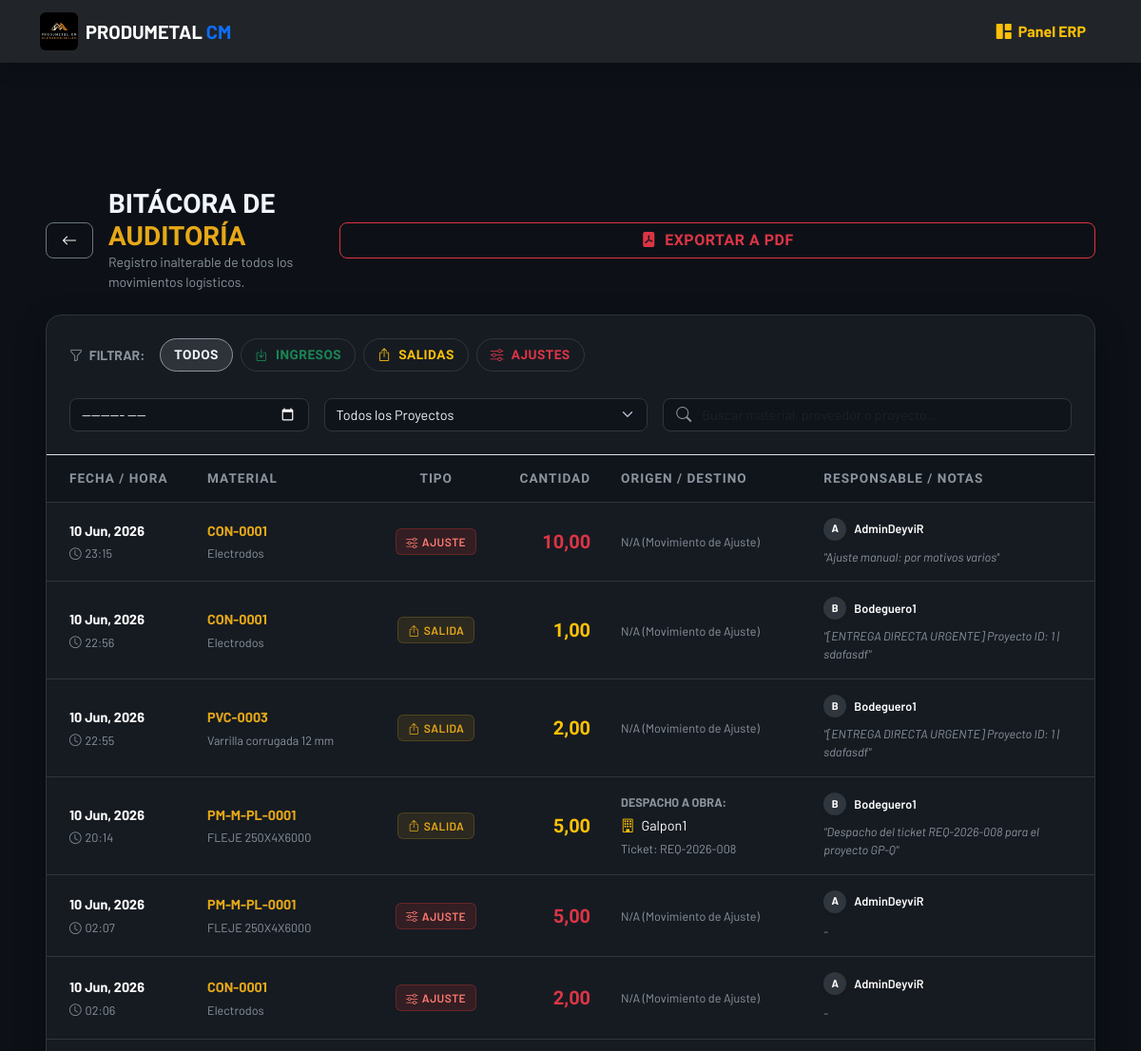
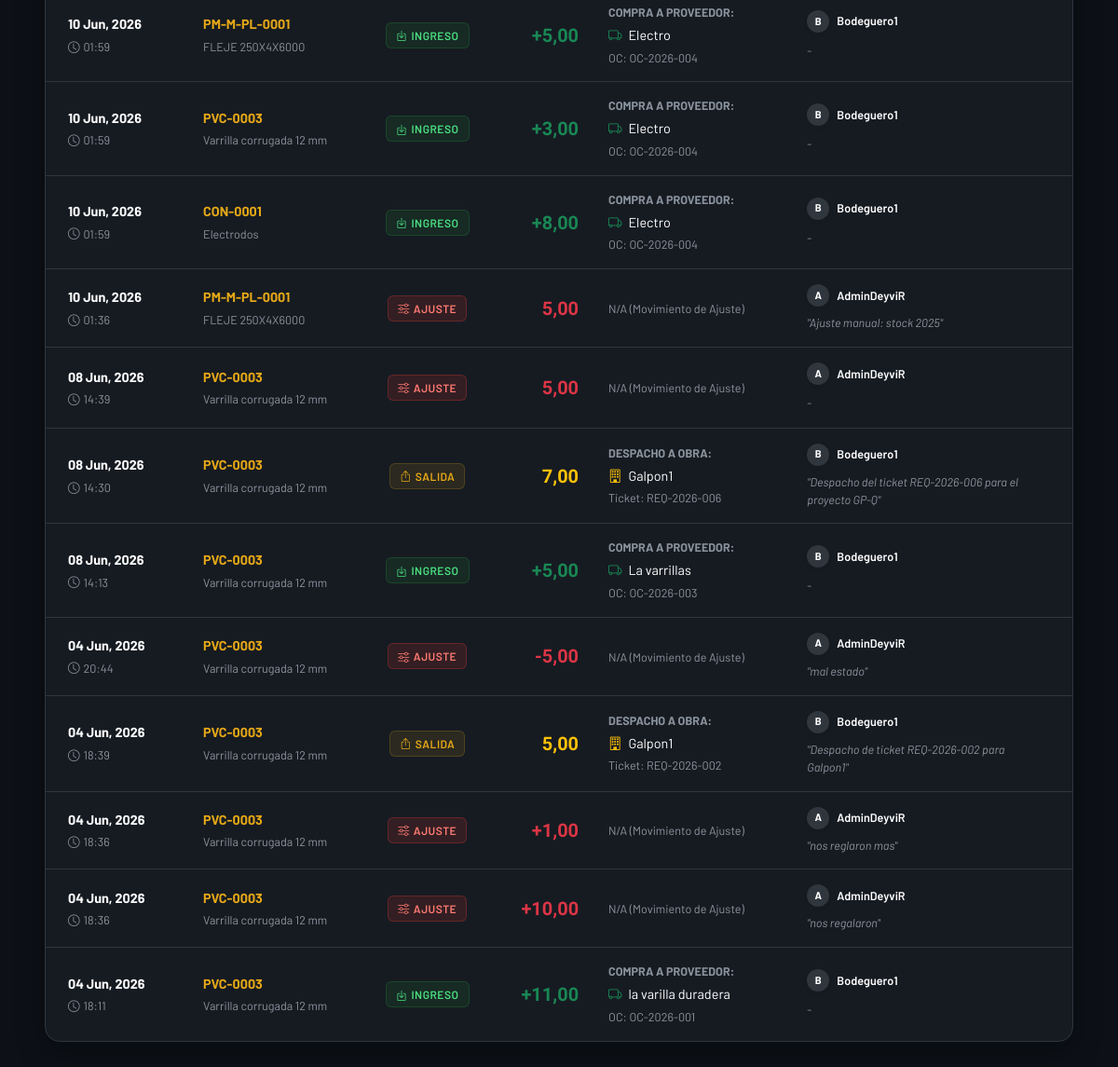
The app's page /erp/inventario/auditoria/ (signed in) with its own data (2 pictures, top to bottom).
### web/models.py (models this page shows, shortened)
class MovimientoInventario(models.Model):
    TIPO_MOVIMIENTO = [
        ('INGRESO', 'Ingreso por Compra (Abastecimiento)'),
        ('SALIDA', 'Salida por Requerimiento (Despacho)'),
        ('AJUSTE', 'Ajuste Manual de Inventario'),
        ('VENTA', 'Venta a Terceros'),
        ('TRANSFERENCIA', 'Transferencia entre Bodegas'),
    ]
    material = models.ForeignKey(Material, on_delete=models.PROTECT, related_name='movimientos')
    tipo = models.CharField(max_length=15, choices=TIPO_MOVIMIENTO)
    cantidad = models.DecimalField(max_digits=10, decimal_places=2)
    bodega_origen = models.ForeignKey(Bodega, on_delete=models.SET_NULL, null=True, blank=True, related_name='movimientos_salida')
    bodega_destino = models.ForeignKey(Bodega, on_delete=models.SET_NULL, null=True, blank=True, related_name='movimientos_ingreso')
    fecha_hora = models.DateTimeField(default=timezone.now)
    responsable = models.ForeignKey(User, on_delete=models.SET_NULL, null=True, blank=True)
    requerimiento_asociado = models.ForeignKey('Requerimiento', on_delete=models.SET_NULL, null=True, blank=True)
    orden_compra_asociada = models.ForeignKey('OrdenCompra', on_delete=models.SET_NULL, null=True, blank=True)
    observaciones = models.TextField(blank=True, null=True)
    certificado_calidad = models.FileField(
        upload_to='certificados/%Y/%m/%d/', blank=True, null=True,
        validators=[FileExtensionValidator(allowed_extensions=['pdf'])],
        help_text="Certificado de calidad subido por bodega"
    )
    history = HistoricalRecords()

class Material(models.Model):
    categoria = models.ForeignKey(Categoria, on_delete=models.PROTECT)
    sku = models.CharField(
        max_length=50, unique=True, blank=True, editable=False,
        help_text="Código único auto-generado"
    )
    nombre = models.CharField(
        max_length=200,
        help_text="Nombre comercial o norma técnica"
    )
    descripcion = models.TextField(blank=True, null=True)
    stock_actual = models.DecimalField(
        max_digits=10, decimal_places=2, default=0.00,
        help_text="Stock Total (Suma de bodegas). Denormalizado para reportes rápidos."
    )
    stock_minimo = models.DecimalField(
        max_digits=10, decimal_places=2, default=5.00,
        help_text="Umbral para alertas de reabastecimiento"
    )
    precio_base = models.DecimalField(
        max_digits=10, decimal_places=2, default=0.00,
        help_text="Precio unitario sin impuesto"
    )
    impuesto_porcentaje = models.DecimalField(
        max_digits=5, decimal_places=2, default=15.00,
        help_text="Porcentaje de impuesto (IVA, etc)"
    )
    is_active = models.BooleanField(
        default=True,
        help_text="Desmarcar para borrado lógico (mantiene histórico)"
    )
    fecha_creacion = models.DateTimeField(auto_now_add=True)
    fecha_modificacion = models.DateTimeField(auto_now=True)
    history = HistoricalRecords()
    class Meta:
        verbose_name_plural = "Inventario (Materiales y Consumibles)"
        ordering = ['-fecha_creacion']
        indexes = [
            models.Index(fields=['sku']),
            models.Index(fields=['categoria', 'is_active']),
        ]

class Requerimiento(models.Model):
    ESTADOS = [
        ('PENDIENTE', 'Pendiente de Aprobación Admin'),
        ('APROBADO', 'Aprobado'),
        ('RECHAZADO', 'Rechazado'),
        ('PARCIALMENTE_DESPACHADO', 'Parcialmente Despachado'),
        ('DESPACHADO', 'Despachado Totalmente'),
        ('EN_COMPRAS', 'Enviado a Compras'),
    ]
    folio = models.CharField(max_length=20, unique=True, blank=True, editable=False)
    solicitante = models.ForeignKey(User, on_delete=models.PROTECT, related_name='requerimientos')
    proyecto = models.ForeignKey(Proyecto, on_delete=models.PROTECT)
    fecha_solicitud = models.DateTimeField(auto_now_add=True)
    estado = models.CharField(max_length=30, choices=ESTADOS, default='PENDIENTE')
    observaciones = models.TextField(blank=True)
    history = HistoricalRecords()

class Proyecto(models.Model):
    nombre = models.CharField(max_length=200)
    centro_costos = models.CharField(max_length=100, unique=True, blank=True)
    descripcion = models.TextField(blank=True, null=True, verbose_name="Descripción del Proyecto")
    is_active = models.BooleanField(default=True, help_text="Desmarcar para borrado lógico")
    fecha_creacion = models.DateTimeField(auto_now_add=True)
    bodega_proyecto = models.OneToOneField(Bodega, on_delete=models.SET_NULL, null=True, blank=True, related_name='proyecto_asociado')
    history = HistoricalRecords() # AUDITORÍA TOTAL

class OrdenCompra(models.Model):
    ESTADOS = [
        ('BORRADOR', 'Borrador (Cotizando)'),
        ('EMITIDA', 'Emitida al Proveedor'),
        ('EN_TRANSITO', 'En tránsito (Logística)'),
        ('RECIBIDA_PARCIAL', 'Recibida Parcialmente (Alerta Compras)'),
        ('RECIBIDA', 'Recibida Total (Stock Actualizado)'),
        ('CANCELADA', 'Cancelada'),
    ]
    folio = models.CharField(max_length=20, unique=True, blank=True, editable=False)
    proveedor = models.CharField(max_length=200, help_text="Nombre de la ferretería o distribuidor")
    fecha_creacion = models.DateTimeField(auto_now_add=True)
    creado_por = models.ForeignKey(User, on_delete=models.PROTECT, related_name='ordenes_compra')
    estado = models.CharField(max_length=25, choices=ESTADOS, default='BORRADOR')
    numero_factura = models.CharField(max_length=100, blank=True, null=True, verbose_name="N° de Factura")
    observaciones = models.TextField(blank=True, null=True, verbose_name="Observaciones")
    documento_respaldo = models.FileField(
        upload_to='compras_facturas/%Y/%m/%d/', blank=True, null=True,
        validators=[FileExtensionValidator(allowed_extensions=['pdf', 'jpg', 'png'])],
        help_text="Factura o Certificado provisto por el proveedor"
    )
    history = HistoricalRecords()
    class Meta:
        verbose_name_plural = "Órdenes de Compra"

### web/views.py (the view)
# urls.py: path('erp/inventario/auditoria/', views.historial_movimientos, name='historial_movimientos'),
@login_required(login_url='login')
@user_passes_test(es_admin, login_url='dashboard_erp')
def historial_movimientos(request):
    movimientos_list = MovimientoInventario.objects.all().order_by('-fecha_hora')
    tipo_filtro = request.GET.get('tipo')
    if tipo_filtro:
        movimientos_list = movimientos_list.filter(tipo=tipo_filtro)
    mes_filtro = request.GET.get('mes')
    if mes_filtro:
        try:
            year, month = mes_filtro.split('-')
            movimientos_list = movimientos_list.filter(fecha_hora__year=year, fecha_hora__month=month)
        except ValueError:
            pass
    proyecto_id = request.GET.get('proyecto')
    if proyecto_id:
        movimientos_list = movimientos_list.filter(requerimiento_asociado__proyecto_id=proyecto_id)
    proyectos_activos = Proyecto.objects.filter(is_active=True).order_by('nombre')
    proyectos_inactivos = Proyecto.objects.filter(is_active=False).order_by('nombre')
    paginator = Paginator(movimientos_list, 30)
    page_number = request.GET.get('page')
    page_obj = paginator.get_page(page_number)
    return render(request, 'web/erp/auditoria.html', {
        'page_obj': page_obj, 'tipo_filtro': tipo_filtro, 'mes_filtro': mes_filtro,
        'proyecto_id': proyecto_id, 'proyectos_activos': proyectos_activos,
        'proyectos_inactivos': proyectos_inactivos, 'rol': 'Administrador'
    })

### web/templates/web/erp/auditoria.html (shortened to what this page needs)
{% extends 'web/base.html' %}
{% load static %}
{% block content %}
<div class="container-fluid px-3 px-xl-5 erp-container mb-5 py-4 py-md-5">
    <div class="d-flex flex-column flex-md-row justify-content-between align-items-start align-items-md-center gap-3 mb-4 fade-up">
        <div class="d-flex align-items-center gap-3">
            <a href="{% url 'dashboard_erp' %}" class="btn btn-outline-secondary text-white border-secondary px-3" style="border-radius: 8px;">
                <i class="bi bi-arrow-left"></i>
            </a>
            <div>
                <h3 class="mb-0 fs-3" style="font-family: var(--font-display); font-weight: 800; text-transform: uppercase;">Bitácora de <span style="color: var(--pm-amber);">Auditoría</span></h3>
                <p class="mb-0 text-muted small">Registro inalterable de todos los movimientos logísticos.</p>
            </div>
        </div>
        <div class="w-100 w-md-auto">
            <a href="{% url 'imprimir_pdf_auditoria' %}?tipo={{ tipo_filtro|default:'' }}&mes={{ mes_filtro|default:'' }}&proyecto={{ proyecto_id|default:'' }}" target="_blank" class="btn btn-outline-danger shadow-sm w-100 fw-bold" style="border-radius: 8px; font-family: var(--font-display); text-transform: uppercase; letter-spacing: 0.5px;">
                <i class="bi bi-file-pdf-fill me-1"></i> Exportar a PDF
            </a>
        </div>
    </div>
    <div class="card card-minimal overflow-hidden fade-up delay-1">
        <div class="card-header bg-transparent border-bottom p-3 p-md-4">
            <form method="GET" class="row g-3 align-items-center">
                <div class="col-12 col-xl-12 mb-1">
                    <div class="filtros-scroll">
                        <span class="text-muted small text-uppercase fw-bold me-2"><i class="bi bi-funnel me-1"></i> Filtrar:</span>
                        <a href="?tipo=&mes={{ mes_filtro|default:'' }}&proyecto={{ proyecto_id|default:'' }}" class="filtro-chip {% if not tipo_filtro %}active{% endif %}">Todos</a>
                        <a href="?tipo=INGRESO&mes={{ mes_filtro|default:'' }}&proyecto={{ proyecto_id|default:'' }}" class="filtro-chip text-success {% if tipo_filtro == 'INGRESO' %}active{% endif %}"><i class="bi bi-box-arrow-in-down me-1"></i> Ingresos</a>
                        <a href="?tipo=SALIDA&mes={{ mes_filtro|default:'' }}&proyecto={{ proyecto_id|default:'' }}" class="filtro-chip text-warning {% if tipo_filtro == 'SALIDA' %}active{% endif %}"><i class="bi bi-box-arrow-up me-1"></i> Salidas</a>
                        <a href="?tipo=AJUSTE&mes={{ mes_filtro|default:'' }}&proyecto={{ proyecto_id|default:'' }}" class="filtro-chip text-danger {% if tipo_filtro == 'AJUSTE' %}active{% endif %}"><i class="bi bi-sliders me-1"></i> Ajustes</a>
                    </div>
                </div>
                <div class="col-12 col-md-4 col-lg-3">
                    <input type="month" name="mes" value="{{ mes_filtro|default:'' }}" class="form-control form-control-pm w-100" onchange="this.form.submit()" title="Filtrar por Mes">
                </div>
                <div class="col-12 col-md-5 col-lg-4">
                    <div class="d-flex align-items-center gap-2">
                        <select name="proyecto" class="form-select form-select-pm w-100" onchange="this.form.submit()">
                            <option value="">Todos los Proyectos</option>
                        </select>
                    </div>
                </div>
                <div class="col-12 col-md-12 col-lg-5 ms-auto">
                    <div class="position-relative w-100">
                        <i class="bi bi-search position-absolute" style="left: 14px; top: 50%; transform: translateY(-50%); color: var(--pm-text-muted);"></i>
                        <input type="text" class="form-control form-control-pm w-100" style="padding-left: 40px;" id="searchInput" placeholder="Buscar material, proveedor o proyecto..." />
                    </div>
                </div>
            </form>
        </div>
        <div class="table-responsive">
            <table class="table table-modern" id="auditTable">
                <thead>
                    <tr>
                        <th class="ps-4">Fecha / Hora</th>
                        <th style="min-width: 180px;">Material</th>
                        <th class="text-center">Tipo</th>
                        <th class="text-end">Cantidad</th>
                        <th style="min-width: 200px;">Origen / Destino</th>
                        <th class="d-none d-md-table-cell">Responsable / Notas</th>
                    </tr>
                </thead>
                <tbody>
                    {% for mov in page_obj %}
                    <tr data-search="{{ mov.material.nombre|lower }} {{ mov.requerimiento_asociado.proyecto.nombre|lower|default:'' }} {{ mov.orden_compra_asociada.proveedor|lower|default:'' }}">
                        <td class="ps-4 text-nowrap">
                            <div class="fw-bold text-white mb-1">{{ mov.fecha_hora|date:"d M, Y" }}</div>
                            <div class="text-muted small"><i class="bi bi-clock me-1"></i>{{ mov.fecha_hora|time:"H:i" }}</div>
                        </td>
                        <td>
                            <div class="fw-bold text-truncate" style="color: var(--pm-amber); max-width: 200px;">{{ mov.material.sku }}</div>
                            <div class="small text-muted text-wrap mt-1" style="max-width: 250px;">{{ mov.material.nombre }}</div>
                        </td>
                        <td class="text-center align-middle">
                            {% if mov.tipo == 'INGRESO' %}
                                <span class="badge-soft badge-soft-success"><i class="bi bi-box-arrow-in-down me-1"></i> Ingreso</span>
                            {% elif mov.tipo == 'SALIDA' %}
                                <span class="badge-soft badge-soft-warning"><i class="bi bi-box-arrow-up me-1"></i> Salida</span>
                            {% else %}
                                <span class="badge-soft badge-soft-danger"><i class="bi bi-sliders me-1"></i> Ajuste</span>
                            {% endif %}
                        </td>
                        <td class="text-end align-middle fw-bold fs-5 {% if mov.tipo == 'INGRESO' %}text-success{% elif mov.tipo == 'SALIDA' %}text-warning{% else %}text-danger{% endif %}" style="font-family: var(--font-display);">
                            {% if mov.tipo == 'INGRESO' or mov.tipo == 'AJUSTE' and mov.cantidad > 0 %}+{% endif %}{{ mov.cantidad }}
                        </td>
                        <td>
                            {% if mov.tipo == 'SALIDA' and mov.requerimiento_asociado %}
                                <div class="small text-muted text-uppercase fw-bold mb-1">Despacho a Obra:</div>
                                <div class="text-white text-truncate" style="max-width: 220px;"><i class="bi bi-building me-1 text-warning"></i> {{ mov.requerimiento_asociado.proyecto.nombre }}</div>
                                <div class="small text-muted mt-1">Ticket: {{ mov.requerimiento_asociado.folio }}</div>
                            {% elif mov.tipo == 'INGRESO' and mov.orden_compra_asociada %}
                                <div class="small text-muted text-uppercase fw-bold mb-1">Compra a Proveedor:</div>
                                <div class="text-white text-truncate" style="max-width: 220px;"><i class="bi bi-truck me-1 text-success"></i> {{ mov.orden_compra_asociada.proveedor }}</div>
                                <div class="small text-muted mt-1">OC: {{ mov.orden_compra_asociada.folio }}</div>
                            {% else %}
                                <span class="text-muted small">N/A (Movimiento de Ajuste)</span>
                            {% endif %}
                        </td>
                        <td class="d-none d-md-table-cell">
                            <div class="d-flex align-items-center mb-2">
                                <div class="rounded-circle d-flex justify-content-center align-items-center me-2 text-white shadow-sm" style="width: 24px; height: 24px; font-size: 0.7rem; font-weight: bold; background: var(--pm-border);">
                                    {{ mov.responsable.username|make_list|first|upper }}
                                </div>
                                <span class="small fw-semibold text-white">{{ mov.responsable.username }}</span>
                            </div>
                            {% if mov.observaciones %}
                                <div class="small text-muted text-wrap" style="max-width: 250px; font-style: italic;">
                                    "{{ mov.observaciones }}"
                                </div>
                            {% else %}
                                <span class="text-muted small">-</span>
                            {% endif %}
                        </td>
                    </tr>
                    {% endfor %}
                </tbody>
            </table>
        </div>
    </div>
</div>
{% endblock %}

### records on screen
MovimientoInventario: fecha_hora "10 Jun, 2026", fecha_hora "23:15", material.sku "CON-0001", material.nombre "Electrodos", tipo "AJUSTE", cantidad "10,00", responsable.username|make_list "A", responsable.username "AdminDeyviR", observaciones "Ajuste manual: por motivos varios"
MovimientoInventario: fecha_hora "10 Jun, 2026", fecha_hora "22:56", material.sku "CON-0001", material.nombre "Electrodos", tipo "SALIDA" (drawn), cantidad "1,00", responsable.username|make_list "B", responsable.username "Bodeguero1", observaciones "[ENTREGA DIRECTA URGENTE] Proyecto ID: 1 | sdafasdf"
MovimientoInventario: fecha_hora "10 Jun, 2026", fecha_hora "22:55", material.sku "PVC-0003", material.nombre "Varrilla corrugada 12 mm", tipo "SALIDA" (drawn), cantidad "2,00", responsable.username|make_list "B", responsable.username "Bodeguero1", observaciones "[ENTREGA DIRECTA URGENTE] Proyecto ID: 1 | sdafasdf"
MovimientoInventario: fecha_hora "10 Jun, 2026", fecha_hora "20:14", material.sku "PM-M-PL-0001", material.nombre "FLEJE 250X4X6000", tipo "SALIDA" (drawn), cantidad "5,00", requerimiento_asociado.proyecto.nombre "Galpon1", requerimiento_asociado.folio "REQ-2026-008", responsable.username|make_list "B", responsable.username "Bodeguero1", observaciones "Despacho del ticket REQ-2026-008 para el proyecto GP-Q"
MovimientoInventario: fecha_hora "10 Jun, 2026", fecha_hora "02:07", material.sku "PM-M-PL-0001", material.nombre "FLEJE 250X4X6000", tipo "AJUSTE", cantidad "5,00", responsable.username|make_list "A", responsable.username "AdminDeyviR"
MovimientoInventario: fecha_hora "10 Jun, 2026", fecha_hora "02:06", material.sku "CON-0001", material.nombre "Electrodos", tipo "AJUSTE", cantidad "2,00", responsable.username|make_list "A", responsable.username "AdminDeyviR"
MovimientoInventario: fecha_hora "10 Jun, 2026", fecha_hora "01:59", material.sku "PM-M-PL-0001", material.nombre "FLEJE 250X4X6000", tipo "INGRESO" (drawn), cantidad "5,00", orden_compra_asociada.proveedor "Electro", orden_compra_asociada.folio "OC-2026-004", responsable.username|make_list "B", responsable.username "Bodeguero1"
MovimientoInventario: fecha_hora "10 Jun, 2026", fecha_hora "01:59", material.sku "PVC-0003", material.nombre "Varrilla corrugada 12 mm", tipo "INGRESO" (drawn), cantidad "3,00", orden_compra_asociada.proveedor "Electro", orden_compra_asociada.folio "OC-2026-004", responsable.username|make_list "B", responsable.username "Bodeguero1"
MovimientoInventario: fecha_hora "10 Jun, 2026", fecha_hora "01:59", material.sku "CON-0001", material.nombre "Electrodos", tipo "INGRESO" (drawn), cantidad "8,00", orden_compra_asociada.proveedor "Electro", orden_compra_asociada.folio "OC-2026-004", responsable.username|make_list "B", responsable.username "Bodeguero1"
MovimientoInventario: fecha_hora "10 Jun, 2026", fecha_hora "01:36", material.sku "PM-M-PL-0001", material.nombre "FLEJE 250X4X6000", tipo "AJUSTE", cantidad "5,00", responsable.username|make_list "A", responsable.username "AdminDeyviR", observaciones "Ajuste manual: stock 2025"
MovimientoInventario: fecha_hora "08 Jun, 2026", fecha_hora "14:39", material.sku "PVC-0003", material.nombre "Varrilla corrugada 12 mm", tipo "AJUSTE", cantidad "5,00", responsable.username|make_list "A", responsable.username "AdminDeyviR"
MovimientoInventario: fecha_hora "08 Jun, 2026", fecha_hora "14:30", material.sku "PVC-0003", material.nombre "Varrilla corrugada 12 mm", tipo "SALIDA" (drawn), cantidad "7,00", requerimiento_asociado.proyecto.nombre "Galpon1", requerimiento_asociado.folio "REQ-2026-006", responsable.username|make_list "B", responsable.username "Bodeguero1", observaciones "Despacho del ticket REQ-2026-006 para el proyecto GP-Q"
MovimientoInventario: fecha_hora "08 Jun, 2026", fecha_hora "14:13", material.sku "PVC-0003", material.nombre "Varrilla corrugada 12 mm", tipo "INGRESO" (drawn), cantidad "5,00", orden_compra_asociada.proveedor "La varrillas", orden_compra_asociada.folio "OC-2026-003", responsable.username|make_list "B", responsable.username "Bodeguero1"
MovimientoInventario: fecha_hora "04 Jun, 2026", fecha_hora "20:44", material.sku "PVC-0003", material.nombre "Varrilla corrugada 12 mm", tipo "AJUSTE", cantidad "-5,00", responsable.username|make_list "A", responsable.username "AdminDeyviR", observaciones "mal estado"
MovimientoInventario: fecha_hora "04 Jun, 2026", fecha_hora "18:39", material.sku "PVC-0003", material.nombre "Varrilla corrugada 12 mm", tipo "SALIDA" (drawn), cantidad "5,00", requerimiento_asociado.proyecto.nombre "Galpon1", requerimiento_asociado.folio "REQ-2026-002", responsable.username|make_list "B", responsable.username "Bodeguero1", observaciones "Despacho de ticket REQ-2026-002 para Galpon1"
MovimientoInventario: fecha_hora "04 Jun, 2026", fecha_hora "18:36", material.sku "PVC-0003", material.nombre "Varrilla corrugada 12 mm", tipo "AJUSTE", cantidad "1,00", responsable.username|make_list "A", responsable.username "AdminDeyviR", observaciones "nos reglaron mas"
MovimientoInventario: fecha_hora "04 Jun, 2026", fecha_hora "18:36", material.sku "PVC-0003", material.nombre "Varrilla corrugada 12 mm", tipo "AJUSTE", cantidad "10,00", responsable.username|make_list "A", responsable.username "AdminDeyviR", observaciones "nos regalaron"
MovimientoInventario: fecha_hora "04 Jun, 2026", fecha_hora "18:11", material.sku "PVC-0003", material.nombre "Varrilla corrugada 12 mm", tipo "INGRESO" (drawn), cantidad "11,00", orden_compra_asociada.proveedor "la varilla duradera", orden_compra_asociada.folio "OC-2026-001", responsable.username|make_list "B", responsable.username "Bodeguero1"
